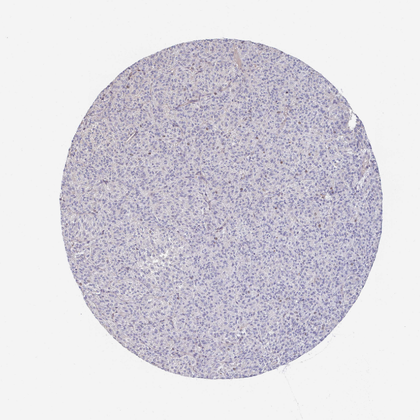
%> input picture Atividade5/mel01.png, 420 x 420 px, shrunk from 861 x 861 before the run
$ octave img_proc.m   (GNU Octave 9; MATLAB toolbox functions it lacks are replaced by stand-ins)
%> lines starting %> are read from the running program, lines starting %| are printed output that depends on the picture; in (x1, y1, x2, y2) boxes, pixels count from 0 and x2, y2 are one past the last pixel; in counts of white or black regions, pixels touching at a corner belong together; the program's own positions count from 1
%% New Figures
clc, clearvars, close all
M1 = imread('mel01.png'); % Healthy
%> M1 is the input picture: size 420x420x3 uint8; mean R, G, B 216.7, 213.9, 221.7
M2 = imread('mel02.png'); % Low density
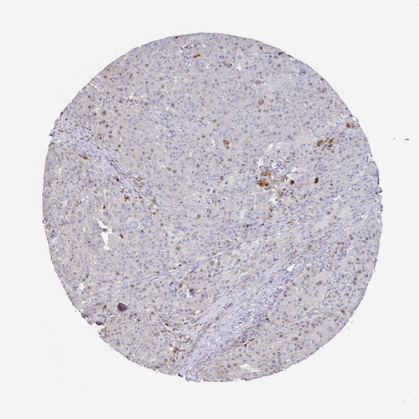
%> input picture Atividade5/mel02.png, 419 x 419 px, shrunk from 858 x 858 before the run
%> M2 is the input picture: size 419x419x3 uint8; mean R, G, B 215.7, 212.3, 218.1
M3 = imread('mel03.png'); % High density
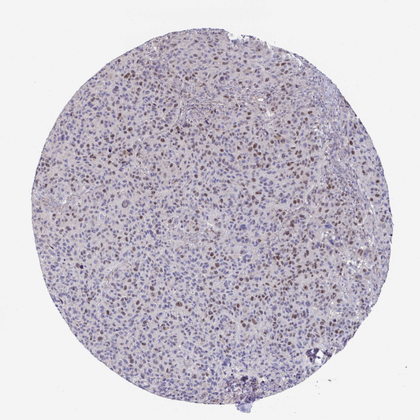
%> input picture Atividade5/mel03.png, 420 x 420 px, shrunk from 861 x 861 before the run
%> M3 is the input picture: size 420x420x3 uint8; mean R, G, B 203.1, 198, 207.3

disp...
    ('From the original images: melanoma looks different in color and size.')

% Original images                       ------------------------------
h1 = figure;
subplot(231)
imshow(M1)
title('Healthy cell')

subplot(232)
imshow(M2)
title('Low density melanoma')

subplot(233)
imshow(M3)
title('High density melanoma')

% To grayscale                      -----------------------------------
M1g = rgb2gray(M1);
M2g = rgb2gray(M2);
M3g = rgb2gray(M3);
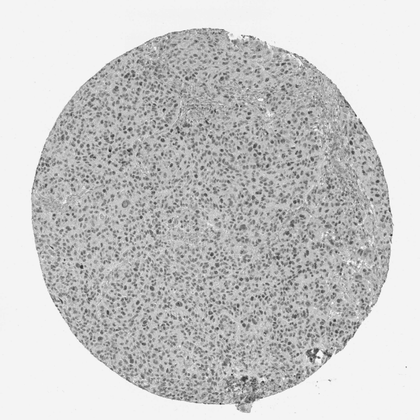
%> M3g: size 420x420 uint8; min 35, max 255, mean 200.6

subplot(234)
imshow(M1g), title('Healthy cell - grayscale')

subplot(235)
imshow(M2g), title('LD Melanoma - grayscale')

subplot(236)
imshow(M3g), title('HD Melanoma - grayscale')


% Histograms                        -----------------------------------
M1h = imhist(M1g); M1h = M1h/max(M1h);
%> after `M1h = imhist(M1g)`: M1h = 256 values, max 80584 at index 245, min 0 at index 1, mean 689.1
%> after `M1h = M1h/max(M1h)`: M1h = 256 values, max 1 at index 245, min 0 at index 1, mean 0.00855
M2h = imhist(M2g); M2h = M2h/max(M2h);
%> after `M2h = imhist(M2g)`: M2h = 256 values, max 70488 at index 245, min 0 at index 1, mean 685.8
%> after `M2h = M2h/max(M2h)`: M2h = 256 values, max 1 at index 245, min 0 at index 1, mean 0.00973
M3h = imhist(M3g); M3h = M3h/max(M3h);
%> after `M3h = imhist(M3g)`: M3h = 256 values, max 61858 at index 245, min 0 at index 1, mean 689.1
%> after `M3h = M3h/max(M3h)`: M3h = 256 values, max 1 at index 245, min 0 at index 1, mean 0.0111

h2 = figure;
subplot(231)
imshow(M1g)
imshow(M1g), title('Healthy cell - grayscale')

subplot(232)
imshow(M2g), title('LD Melanoma - grayscale')

subplot(233)
imshow(M3g), title('HD Melanoma - grayscale')

subplot(234)
plot(M1h), axis([0 255 0 0.05]), title('Healthy cell - histogram')

subplot(235)
plot(M2h), axis([0 255 0 0.05]), title('LD melanoma - histogram')

subplot(236)
plot(M3h), axis([0 255 0 0.05]), title('HD melanoma - histogram')
%> after `title('HD melanoma - histogram')`:
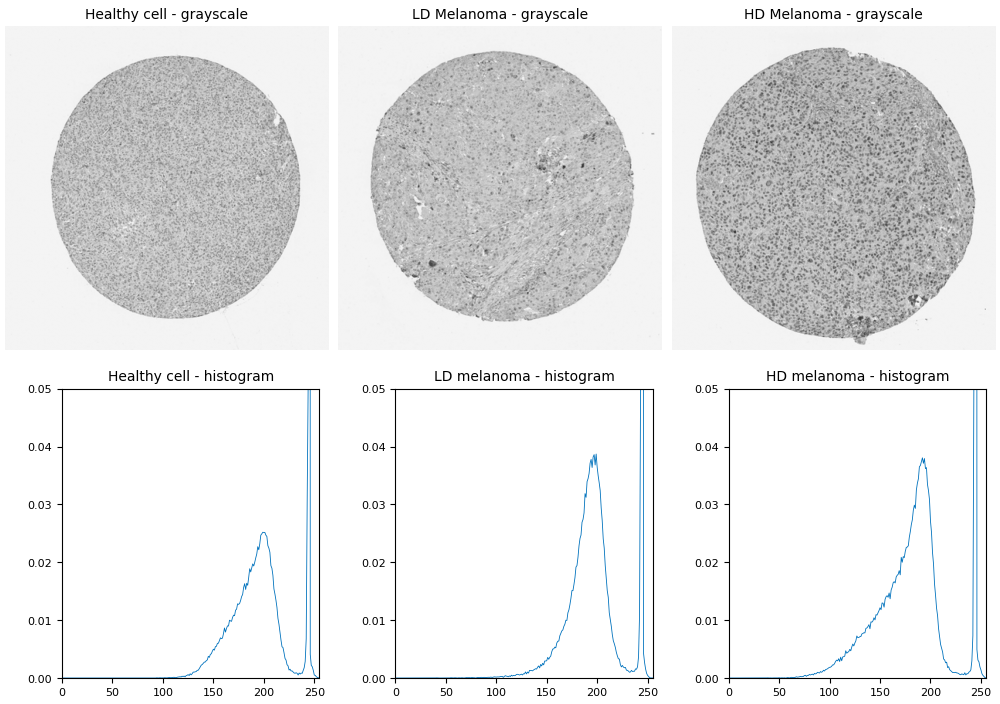
%> figure redrawn from the program's plot data, 6 panels

% Binarization                  -----------------------------------------
tr = 90;    % Threshold

M1b = binz(M1g, tr);
%> after the loop in binz, `for m = 1: size(I, 1)`:
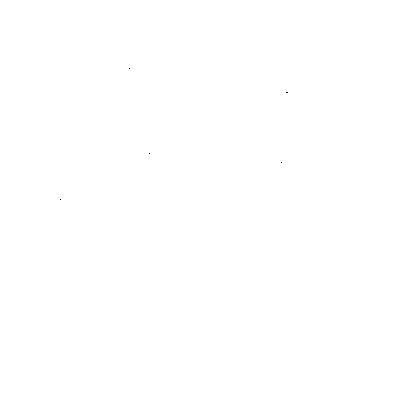
%> Ib: size 420x420 double; 100% white; black in thin lines or dots, all inside (x1, y1, x2, y2) = (60, 68, 288, 200)
M2b = binz(M2g, tr);
%> after the loop in binz (call 2), `for m = 1: size(I, 1)`: Ib: size 419x419 double; 99.9% white; black in thin lines or dots, all inside (x1, y1, x2, y2) = (61, 37, 381, 376)
M3b = binz(M3g, tr);
%> call 3 of binz, with tr = 90
%> after the loop in binz (call 3), `for m = 1: size(I, 1)`:
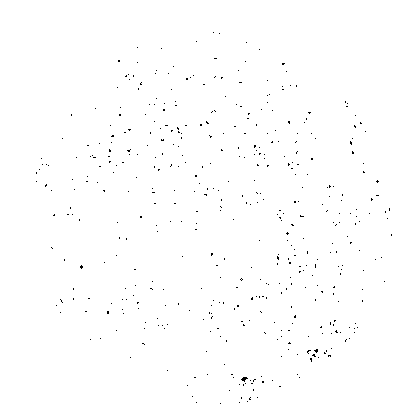
%> Ib: size 420x420 double; 99.5% white; black in thin lines or dots, all inside (x1, y1, x2, y2) = (36, 32, 392, 404)

h3 = figure;
subplot(231)
imshow(M1b), title('Healthy cell - binarization')

subplot(232)
imshow(M2b), title('LD melanoma - binarization')

subplot(233)
imshow(M3b), title('HD melanoma - binarization')

% Morphological operations      ---------------------------------------
SE = strel('disk', 1); % Structural element

% Closing
M1b_e = imclose(M1b, SE);
%> M1b_e: size 420x420 double; every value is 255
M2b_e = imclose(M2b, SE);
%> M2b_e: size 419x419 double; 100% white; black in thin lines or dots, all inside (x1, y1, x2, y2) = (118, 178, 318, 311)
M3b_e = imclose(M3b, SE);
%> M3b_e: size 420x420 double; 100% white; black in thin lines or dots, all inside (x1, y1, x2, y2) = (80, 180, 379, 381)

SE = strel('disk', 3); % Structural element
M1b_e = imerode(M1b_e, SE);
M2b_e = imerode(M2b_e, SE);
%> M2b_e: size 419x419 double; 99.9% white; 3 black regions, box (x1, y1, x2, y2) and area: (116, 302, 126, 313) 77, (313, 176, 320, 185) 51, (289, 179, 296, 186) 37
M3b_e = imerode(M3b_e, SE);
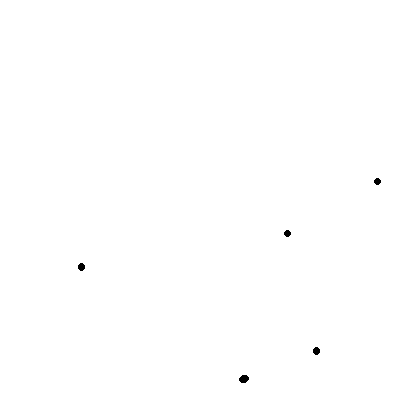
%> M3b_e: size 420x420 double; 99.9% white; 5 black regions, box (x1, y1, x2, y2) and area: (239, 375, 249, 383) 62, (78, 263, 85, 271) 44, (313, 347, 320, 355) 44, (374, 178, 381, 185) 37, (284, 230, 291, 237) 37

subplot(234)
imshow(M1b_e), title('Healthy cell - closure + erosion')

subplot(235)
imshow(M2b_e), title('LD melanoma  - closure + erosion')

subplot(236)
imshow(M3b_e), title('HD melanoma - closure + erosion')


% Inversion from black to white (to use labeling functions)
invM1b_e = abs(M1b_e-255);
%> invM1b_e: size 420x420 double; every value is 0
invM2b_e = abs(M2b_e-255);
invM3b_e = abs(M3b_e-255);

ccM1 = bwconncomp(invM1b_e);
%> ccM1 = 0 connected components
ccM2 = bwconncomp(invM2b_e);
%> ccM2 = 3 connected components
ccM3 = bwconncomp(invM3b_e);
%> ccM3 = 5 connected components

numM1 = ccM1.NumObjects;
%> numM1 = 0
numM2 = ccM2.NumObjects;
%> numM2 = 3
numM3 = ccM3.NumObjects;
%> numM3 = 5


%%
function Ib = binz(I, tr)
% This function allows to binarize an Image considering a trehshold.
% Inputs :
%            I : Image (bidimensional array)
%            tr: Binarization threshold (Scalar)
% Outputs:
%            Ib: Binarized image
%

Ib = zeros(size(I, 1), size(I, 2));

for m = 1: size(I, 1)
    for n = 1: size(I, 2)
        if I(m, n) <= tr

            Ib(m, n) = 0;
        else
            Ib(m, n) = 255;
        end
    end

end
end
